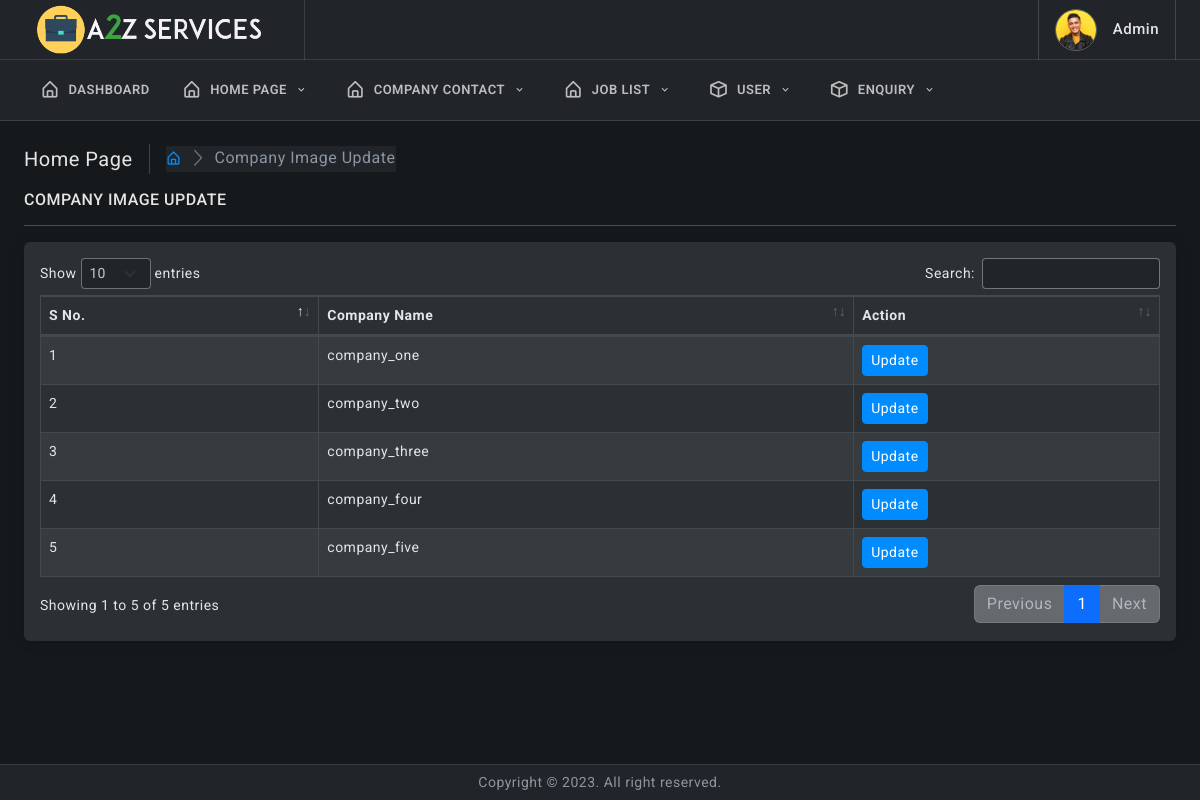
/admin/company.php (signed in), run on the app's committed database.
### tables this page shows
CREATE TABLE `index_company` (
  `id` int(11) NOT NULL,
  `comp` varchar(30) NOT NULL,
  `company` varchar(200) NOT NULL
);

### admin/company.php (the view, shortened to what this page needs)
<!doctype html>
<html lang="en">
<?php include_once("elements/connect.php");?>
<head>
	<link href="assets/plugins/simplebar/css/simplebar.css" rel="stylesheet" />
	<link href="assets/plugins/perfect-scrollbar/css/perfect-scrollbar.css" rel="stylesheet" />
	<link href="assets/plugins/metismenu/css/metisMenu.min.css" rel="stylesheet" />
	<link href="assets/plugins/datatable/css/dataTables.bootstrap5.min.css" rel="stylesheet" />
	<link href="assets/css/pace.min.css" rel="stylesheet" />
	<link href="assets/css/bootstrap.min.css" rel="stylesheet">
	<link href="assets/css/bootstrap-extended.css" rel="stylesheet">
	<link href="assets/css/app.css" rel="stylesheet">
	<link href="assets/css/icons.css" rel="stylesheet">
	<link rel="stylesheet" href="assets/css/dark.css" />
</head>
<body>
	<?php include("elements/navbar.php");?>
		<div class="page-wrapper">
			<div class="page-content">
				<div class="page-breadcrumb d-none d-sm-flex align-items-center mb-3">
					<div class="breadcrumb-title pe-3">Home Page</div>
					<div class="ps-3">
						<nav aria-label="breadcrumb">
							<ol class="breadcrumb mb-0 p-0">
								<li class="breadcrumb-item"><a href="dashboard"><i class="bx bx-home-alt"></i></a>
								</li>
								<li class="breadcrumb-item active" aria-current="page">Company Image Update</li>
							</ol>
						</nav>
					</div>
				</div>
				<h6 class="mb-0 text-uppercase">Company Image Update</h6>
				<hr/>
				<div class="card">
					<div class="card-body">
						<div class="table-responsive">
							<table id="example" class="table table-striped table-bordered" style="width:100%">
								<thead>
									<tr>
										<th>S No.</th>
										<th>Company Name</th>
										<th>Action</th>
									</tr>
								</thead>
								<tbody>
								<?php
                                 $a=0;
                                 $data=mysqli_query($conn,"SELECT * FROM index_company ");
                                 while($d=mysqli_fetch_array($data)){
                                  ?>
                                 <tr>
                                  <td><?php echo ++$a?></td>
                                  <td><?php echo $d['comp']?></td>
								  <td><a href="company-form?myid=<?php echo $d['id']?>" style="color: #fff;"><button class="btn btn-sm btn-primary">Update</button></a></td>
                                 </tr>
                                  <?php
                                 }
                                   ?>
								</tbody>
							</table>
						</div>
					</div>
				</div>
			</div>
		</div>
		<footer class="page-footer">
			<p class="mb-0">Copyright © 2023. All right reserved.</p>
		</footer>
	</div>
</body>
</html>

### admin/assets/css/app.css (style rules this page uses)
body { font-size: 14px; color: #4c5258; letter-spacing: 0.5px; background-color: #f7f7ff; font-family: 'Roboto', sans-serif; }
.page-wrapper { height: 100%; margin-top: 120px; margin-bottom: 30px; margin-left: 0px; }
.page-content { padding: 1.5rem; }
.page-footer { background: #ffffff; left: 0px; right: 0; bottom: 0; position: fixed; text-align: center; padding: 7px; font-size: 14px; border-top: 1px solid #e4e4e4; z-index: 3; }
.breadcrumb-title { font-size: 20px; border-right: 1.5px solid #aaa4a4; }
.page-breadcrumb .breadcrumb li.breadcrumb-item { font-size: 16px; }
.page-breadcrumb .breadcrumb-item+.breadcrumb-item::before { display: inline-block; padding-right: .5rem; color: #6c757d; font-family: 'LineIcons'; content: "\ea5c"; }

### admin/assets/css/dark.css (style rules this page uses)
body { color: var(--bs-body-color); --bs-body-color: #e4e5e6; background-color: #16191b; }
.h1, .h2, .h3, .h4, .h5, .h6, h1, h2, h3, h4, h5, h6 { color: #e4e5e6; }
p { color: #91949f; }
.card { background-color: #2b3035; box-shadow: 0 0.1rem 0.7rem rgb(0 0 0 / 20%); }
.page-footer { background-color: #212529; border-top: 1px solid rgb(237 237 237 / 12%); }
::placeholder { color: #e4e5e6 !important; opacity: .5 !important; }
.table { --bs-table-bg: transparent; --bs-table-striped-color: #e4e5e6; --bs-table-striped-bg: rgba(255, 255, 0255, 0.05); --bs-table-active-color: #e4e5e6; --bs-table-active-bg: rgba(255, 255, 255, 0.1); --bs-table-hover-color: #e4e5e6; --bs-table-hover-bg: rgba(255, 255, 255, 0.075); width: 100%; margin-bottom: 1rem; color: #e4e5e6; vertical-align: top; border-color: rgb(255 255 255 / 12%); --bs-table-color: #e4e5e6; }
.table td, .table th { border-color: rgb(255 255 255 / 12%); }
.table thead th { border-bottom: 2px solid rgb(255 255 255 / 12%); }
.breadcrumb { background-color: #212529; }
.breadcrumb-item.active { color: #8b969f; }
.breadcrumb-title { border-right: 1.5px solid rgb(255 255 255 / 18%); }
.table-bordered td, .table-bordered th { border: 1px solid rgb(255 255 255 / 12%); }
.table-bordered { border: 1px solid rgb(255 255 255 / 12%); }

### data on the page
index_company: comp "company_one"
index_company: comp "company_two"
index_company: comp "company_three"
index_company: comp "company_four"
index_company: comp "company_five"
